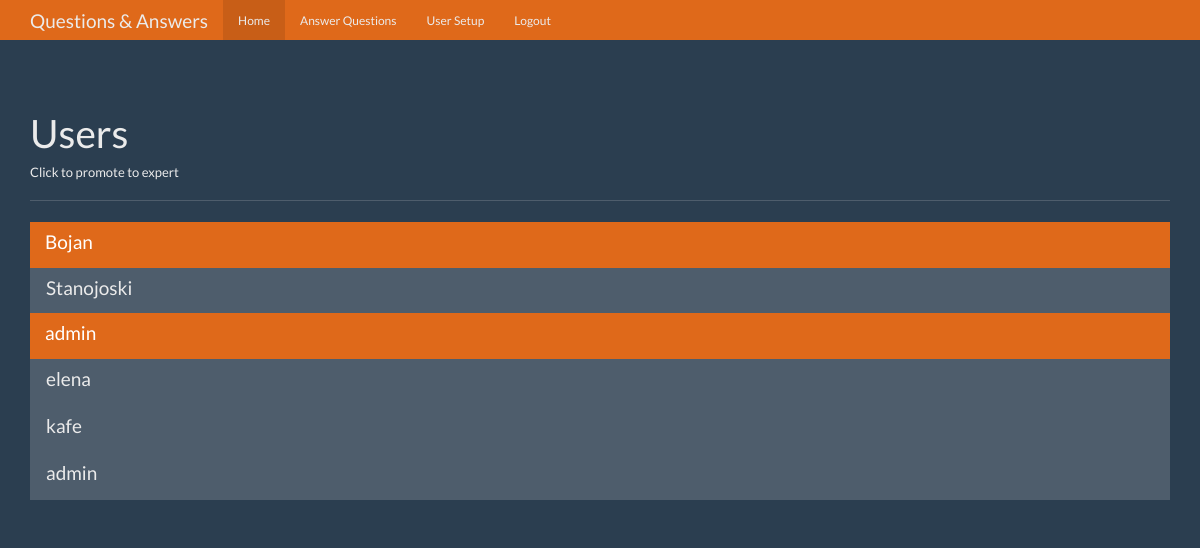
The app's page /users (signed in) with its own data.
### tables this page shows
CREATE TABLE users (
        id INTEGER PRIMARY KEY AUTOINCREMENT,
        name TEXT NOT NULL,
        password TEXT NOT NULL,
        expert BOOLEAN NOT NULL,
        admin BOOLEAN NOT NULL
    );

### app.py (the view)
@app.route('/users', methods=['GET', "POST"])
def users():
    user = get_current_user()
    sql = sqlite3.connect('question.db')
    sql.row_factory = sqlite3.Row
    g.sqlite_db = sql
    db = g.sqlite_db
    if db:
        users_db = db.execute('select id, name, expert, admin from users')
        my_users = users_db.fetchall()
        for i in my_users:
            print(i['name'], type(i['admin']))
        return render_template('users.html', user=user, users=my_users)

### app.py (called while the page is built)
def get_current_user():
    user_result = None
    if 'user' in session:
        user = session['user']
        sql = sqlite3.connect('question.db')
        sql.row_factory = sqlite3.Row
        g.sqlite_db = sql
        db = g.sqlite_db
        user_cur = db.execute(f"select id, name, password, expert, admin from users where name = ?", [user])
        user_result = user_cur.fetchone()
    return user_result

### templates/users.html (shortened to what this page needs)
<!DOCTYPE html>
<html lang="en">
<head>
    <link href="{{ url_for('static', filename='bootstrap.min.css') }}" rel="stylesheet">
    <link href="{{ url_for('static', filename='theme.css') }}" rel="stylesheet">
</head>
<body>
<nav class="navbar navbar-inverse navbar-fixed-top">
    <div class="container">
        <div class="navbar-header">
            <a class="navbar-brand" href="#">Questions & Answers</a>
        </div>
        <div id="navbar" class="navbar-collapse collapse">
            <ul class="nav navbar-nav">
                <li class="active"><a href="{{ url_for('index') }}">Home</a></li>
                {% if user and user['expert'] == 1 %}
                <li><a href="{{ url_for('unanswered') }}">Answer Questions</a></li>
                {% endif %}
                {% if user and user['admin'] == 1 %}
                <li><a href="{{ url_for('users') }}">User Setup</a></li>
                {% endif %}
                {% if user %}
                <li><a href="{{ url_for('logout') }}">Logout</a></li>
                {% endif %}
            </ul>
        </div>
    </div>
</nav>
<div class="container theme-showcase" role="main">
    <div class="page-header">
        <h1>Users</h1>
        <h6>Click to promote to expert</h6>
    </div>
    <div class="row">
        <div class="col-lg-12">
            <div class="list-group">
                {% for u in users %}
                <a href="{{ url_for('promote', user_id=u['id']) }}" class="list-group-item {% if u['expert'] != 0 %} active {% endif %}">
                    <h4 class="list-group-item-heading">{{u['name']}}</h4>
                </a>
                {% endfor %}
            </div>
        </div>
    </div>
</div>
</body>
</html>

### static/theme.css (style rules this page uses)
body { padding-top: 70px; padding-bottom: 30px; }

### records on screen
users: name "Bojan"
users: name "Stanojoski"
users: name "admin"
users: name "elena"
users: name "kafe"
users: name "admin"
